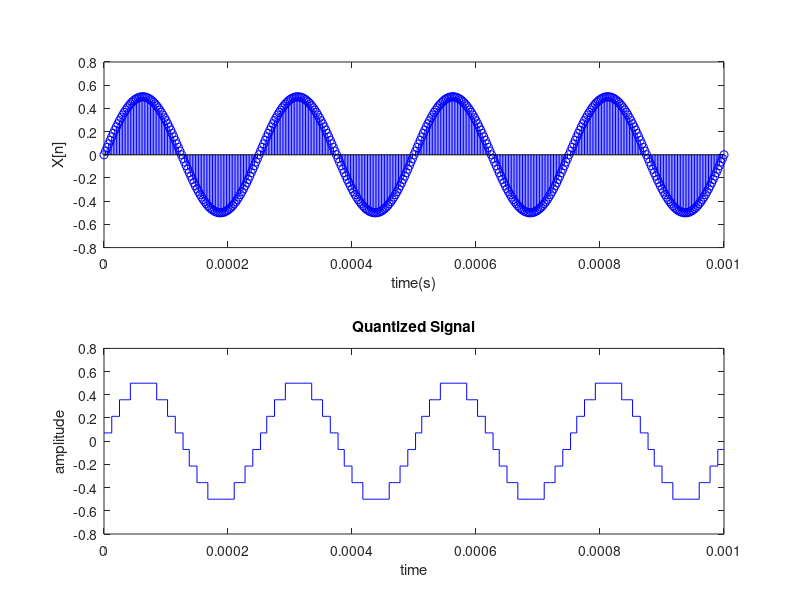

The MATLAB script that drew this image:
fs=400e3;% sampling frequency
fc=4e3;% frequency of the signal
t=0:1/fs:0.001;%discrete time
x=0.5*sin(2*pi*fc*t);% discrete signal
%--------Quantization------------%
n=3;
L=(2^n)-1;
delta=(max(x)-min(x))/L;
xq=min(x)+(round((x-min(x))/delta)).*delta;
%--------END------------%
subplot(2,1,1);% breaking the window figure to plot both graphs
stem(t,x,'b');% plot of discrete time signaltitle('Discrete time representation')% title of the figure
xlabel('time(s)')% label on the x-axis of the plot
ylabel('X[n]')% label on the y-axis of the plot
subplot(2,1,2);
stairs(t,xq,'b');% the quantized output
title('Quantized Signal')% title of the figure
xlabel('time')% label on the x-axis of the plot
ylabel('amplitude')% label on the y-axis of the plot